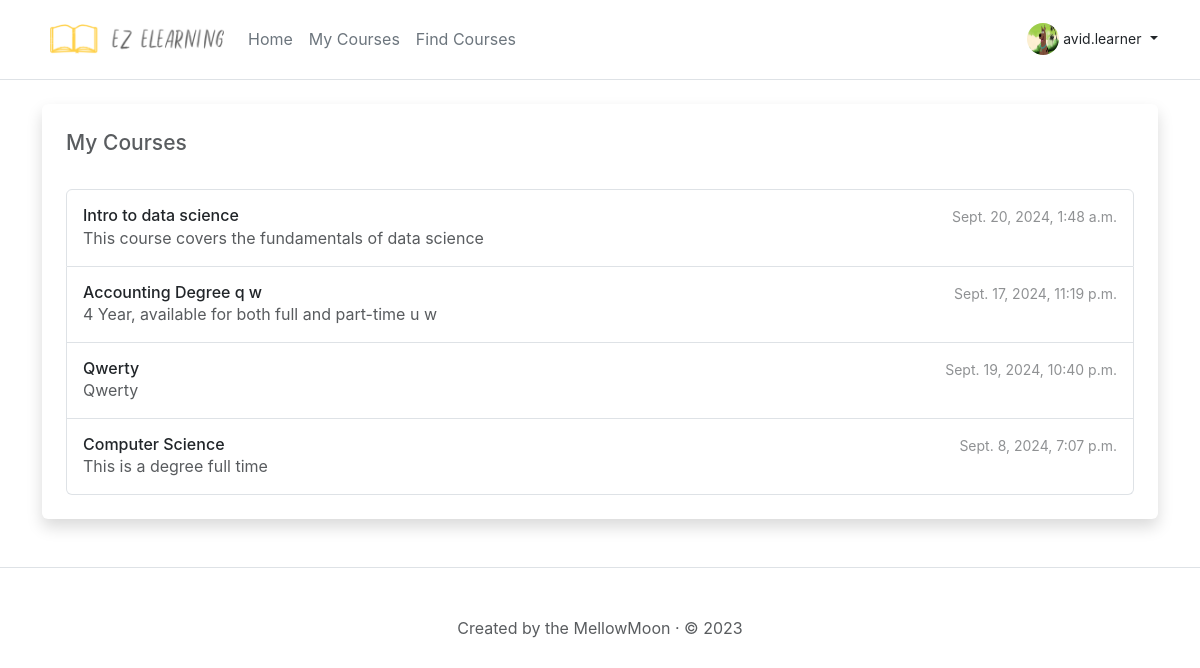
Page /my-courses (signed in) on the committed database.
### eLearning_api/models.py (models this page shows, shortened)
class UserProfile(models.Model):
    profile_id = models.AutoField(primary_key=True)
    created_by = models.ForeignKey(User, on_delete=models.CASCADE)
    created_date = models.DateTimeField(auto_now_add=True)
    status = models.IntegerField(choices=Status.choices(), default=Status.Active)
    dob = models.DateField(default=None, blank=True, null=True)
    occupation = models.CharField(max_length=50, blank=True)
    location = models.CharField(max_length=255, blank=True)
    profile_picture = models.ImageField(upload_to='images/', blank=True)

class Course(models.Model):
    course_id = models.AutoField(primary_key=True)
    created_date = models.DateTimeField(auto_now_add=True)
    created_by = models.ForeignKey(User, on_delete=models.CASCADE)
    modified_date = models.DateTimeField(null=True)
    status = models.IntegerField(choices=Status.choices(), default=Status.Active)
    title = models.CharField(max_length=255, blank=False)
    description = models.CharField(max_length=255, blank=True)
    category = models.CharField(max_length=255, blank=False)
    due_date = models.DateTimeField(null=True)

### eLearning_web_app/views.py (the view)
# urls.py: path("my-courses", views.my_courses, name='user_courses'),
def my_courses(request):
    if not request.user.is_active:
        return HttpResponseRedirect('/signin')
    user = request.user
    courses = None
    current_is_teacher = False
    usertype = 'Student'
    if user.groups.filter(name='Teacher').exists():
        usertype = 'Teacher'
        current_is_teacher = True
        courses = Course.objects.filter(created_by=user).order_by('-created_date')
    else:
        courses = []
        usercourses = UserCourse.objects.select_related("course").filter(~Q(status=Status.Archived),user=user)
        for uc in usercourses:
            courses.append(uc.course)
    owner_user_profile = UserProfile.objects.get(created_by=user)
    if user.is_active:
        return render(request, 'user_courses.html', {'user': user, 'current_user': user,'usertype': usertype,'current_is_teacher':current_is_teacher,
                                                     'courses':courses,'owner_user_profile':owner_user_profile,'current_user_profile':owner_user_profile})
    return HttpResponseRedirect('/signin')

### eLearning_web_app/templates/user_courses.html (shortened to what this page needs)
{% extends 'base.html' %}
{% block content %}
<div class="my-4 p-4 bg-body rounded shadow">
  <div style="display: flex;
    justify-content: space-between;">
  <h4><small class="text-body-secondary">My Courses</small></h4>
  </div>
  <div style="margin-top: 25px;"  class="list-group">
  {% for course in courses %}
   <a href="/course/{{course.course_id}}" class="list-group-item list-group-item-action d-flex gap-3 py-3" aria-current="true">
    <div class="d-flex gap-2 w-100 justify-content-between">
      <div>
        <h6 class="mb-0">{{course.title}}</h6>
        <p class="mb-0 opacity-75">{{course.description}}</p>
      </div>
      <small class="opacity-50 text-nowrap">{{course.due_date}}</small>
    </div>
  </a>
  {% endfor %}
  </div>
</div>
{% endblock %}

### templates/base.html (shortened to what this page needs)
{% load static %}
<!DOCTYPE html>
<html lang="en" class="h-100">
  <head>
    <link
      href="https://cdn.jsdelivr.net/npm/bootstrap@5.3.0-alpha1/dist/css/bootstrap.min.css"
      rel="stylesheet"
    />
    <link rel="stylesheet" href="https://cdn.jsdelivr.net/npm/bootstrap-icons@1.10.5/font/bootstrap-icons.css">
    {% load static %}
    <link href="{% static 'css/custom.css' %}" rel="stylesheet" />
  </head>
  <body>
    <header class="p-3 mb-3 border-bottom">
      <div class="container">
        <div
          class="d-flex flex-wrap align-items-center justify-content-center justify-content-lg-start"
        >
          <a
            href="/"
            class="d-flex text-center align-items-center mb-2 mb-lg-0 text-dark text-decoration-none"
          >
            {% load static %}
            <img
              src="{% static 'images/logo.png' %}"
              alt="Logo"
              class="bi me-2"
              role="img"
              width="190px"
              aria-label="Bootstrap"
            />
          </a>
          <ul
            class="nav col-12 col-lg-auto me-lg-auto mb-2 justify-content-center mb-md-0"
          >
            {% if user.is_authenticated %}
            <li>
              <a href="/" class="nav-link px-2 link-secondary {% if page == 'home' %}active{% endif %}">Home</a>
            </li>
            <li>
              <a href="/my-courses" class="nav-link px-2 link-secondary  {% if page == 'myfriends' %}active{% endif %}">My Courses</a>
            </li>
            <li>
              <a href="/search-courses" class="nav-link px-2 link-secondary  {% if page == 'myfriends' %}active{% endif %}">Find Courses</a>
            </li>
            {% endif %}
          </ul>
          {% if user.is_authenticated %}
          <div class="dropdown text-end">
            <a
              href="#"
              class="d-block link-dark text-decoration-none dropdown-toggle"
              data-bs-toggle="dropdown"
              aria-expanded="false"
            >
              {% load static %}
              {% if current_user_profile.profile_picture %}
              <img
                alt="User"
                width="32"
                height="32"
                class="rounded-circle" src="{{current_user_profile.profile_picture.url}}" alt="">
              {% else %}
              {% load static %}
              {% endif %}
              <label style="font-size: 14px">{{ current_user.username }}</label>
            </a>
          </div>
          {% endif %}
        </div>
      </div>
    </header>
    <main class="container">
      <div class="rounded">{% block content %} {% endblock %}</div>
    </main>
    <footer class="pt-5 my-5 text-muted border-top text-center">
      Created by the MellowMoon · © 2023
    </footer>
  </body>
</html>

### static/css/custom.css (style rules this page uses)
:root { --Alice-Blue: #f0f7f9; --Sky-blue: #8ecae6; --Blue-Green: #219ebc; --Prussian-blue: #023047; --Selective-yellow: #ffb703; --UT-orange: #fb8500; --Fire-engine-red: #d62828; --Primary-theme-color:#E8352A; --Secondary-theme-color:#E8772E; --Top-Gradient: linear-gradient(0deg, var(--Alice-Blue), var(--Sky-blue), var(--Blue-Green), var(--Prussian-blue), var(--Selective-yellow), var(--UT-orange), var(--Fire-engine-red)); --Right-Gradient: linear-gradient(90deg, var(--Alice-Blue), var(--Sky-blue), var(--Blue-Green), var(--Prussian-blue), var(--Selective-yellow), var(--UT-orange), var(--Fire-engine-red)); --Bottom-Gradient: linear-gradient(180deg, var(--Alice-Blue), var(--Sky-blue), var(--Blue-Green), var(--Prussian-blue), var(--Selective-yellow), var(--UT-orange), var(--Fire-engine-red)); --Left-Gradient: linear-gradient(270deg, var(--Alice-Blue), var(--Sky-blue), var(--Blue-Green), var(--Prussian-blue), var(--Selective-yellow), var(--UT-orange), var(--Fire-engine-red)); --Top-Right-Gradient: linear-gradient(45deg, var(--Alice-Blue), var(--Sky-blue), var(--Blue-Green), var(--Prussian-blue), var(--Selective-yellow), var(--UT-orange), var(--Fire-engine-red)); --Bottom-Right-Gradient: linear-gradient(135deg, var(--Alice-Blue), var(--Sky-blue), var(--Blue-Green), var(--Prussian-blue), var(--Selective-yellow), var(--UT-orange), var(--Fire-engine-red)); --Top-Left-Gradient: linear-gradient(225deg, var(--Alice-Blue), var(--Sky-blue), var(--Blue-Green), var(--Prussian-blue), var(--Selective-yellow), var(--UT-orange), var(--Fire-engine-red)); --Bottom-Left-Gradient: linear-gradient(315deg, var(--Alice-Blue), var(--Sky-blue), var(--Blue-Green), var(--Prussian-blue), var(--Selective-yellow), var(--UT-orange), var(--Fire-engine-red)); --Radial-Gradient: radial-gradient(var(--Alice-Blue), var(--Sky-blue), var(--Blue-Green), var(--Prussian-blue), var(--Selective-yellow), var(--UT-orange), var(--Fire-engine-red)); }
body { font-family: -apple-system,BlinkMacSystemFont,"Segoe UI",Roboto,"Helvetica Neue",Arial,sans-serif,"Apple Color Emoji","Segoe UI Emoji","Segoe UI Symbol", 'Playfair Display', serif; }

### rows in the picture
UserProfile: profile_picture (picture)
Course: title "Intro to data science", description "This course covers the fundamentals of data science", due_date "Sept. 20, 2024, 1:48 a.m."
Course: title "Accounting Degree q w", description "4 Year, available for both full and part-time u w", due_date "Sept. 17, 2024, 11:19 p.m."
Course: title "Qwerty", description "Qwerty", due_date "Sept. 19, 2024, 10:40 p.m."
Course: title "Computer Science", description "This is a degree full time", due_date "Sept. 8, 2024, 7:07 p.m."

### other values in the picture
{{ current_user.username }} "avid.learner"
